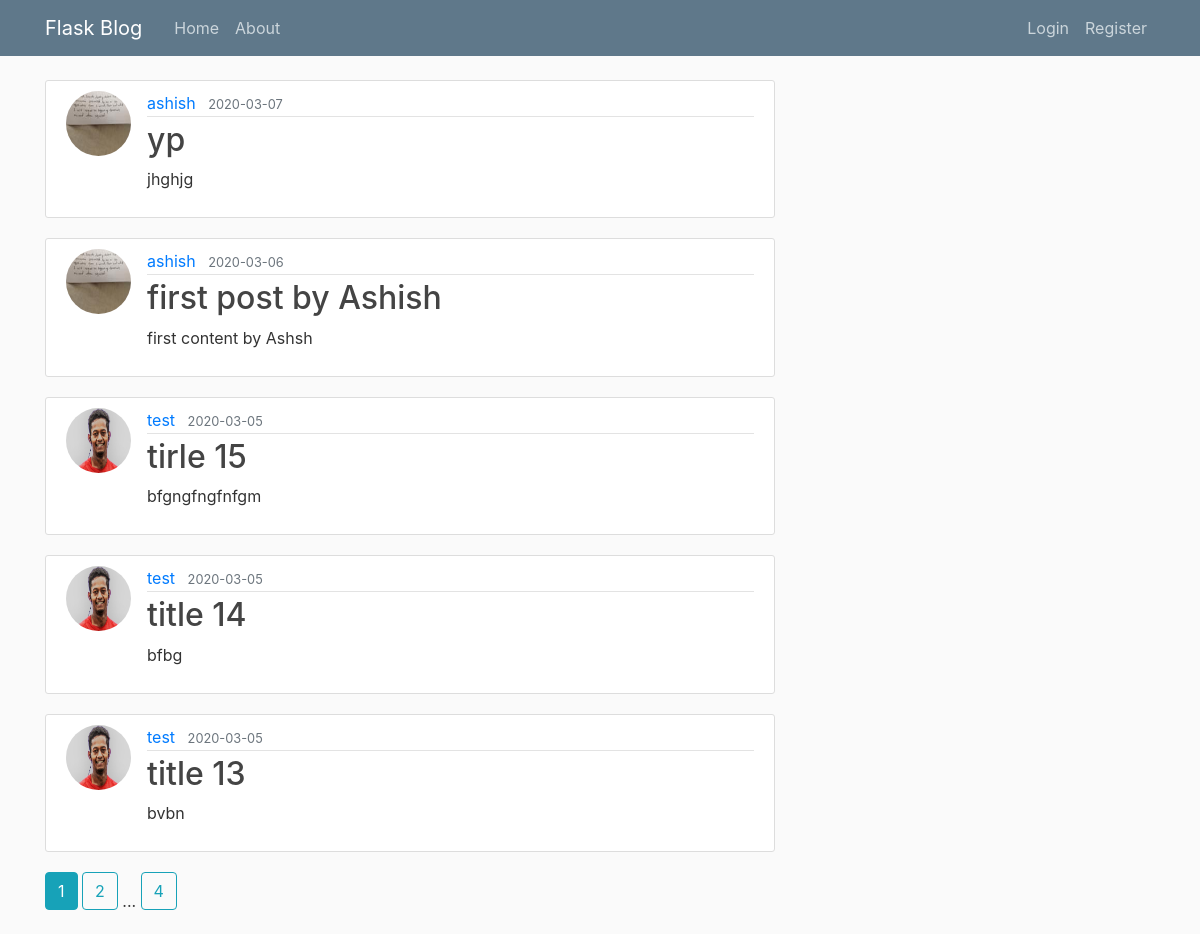
The page /home on the database its author committed.
### flaskblog/models.py (models this page shows, shortened)
class Post(db.Model):
    id = db.Column(db.Integer, primary_key = True)
    title = db.Column(db.String(100), nullable = False)
    date_posted = db.Column(db.DateTime, nullable = False, default = datetime.utcnow)
    content = db.Column(db.Text, nullable = False)
    user_id = db.Column(db.Integer, db.ForeignKey("user.id"), nullable = False)

class User(db.Model, UserMixin):
    id = db.Column(db.Integer, primary_key = True)
    username = db.Column(db.String(20), unique = True, nullable = False)
    email = db.Column(db.String(120), unique = True, nullable = False)
    image_file = db.Column(db.String(20), nullable = False, default = "default.jpg")
    password = db.Column(db.String(60), nullable = False)
    posts = db.relationship("Post", backref="author", lazy = True)

### flaskblog/routes.py (the view)
@app.route("/")
@app.route("/home")
def home():
    page = request.args.get("page", 1, type=int)
    posts = Post.query.order_by(Post.date_posted.desc()).paginate(page = page, per_page = 5)
    return render_template("home.html", posts=posts)

### flaskblog/templates/home.html
{% extends "base.html" %}
{% block content %}
        {% for post in posts.items %}
        <article class="media content-section">
          <img class = "rounded-circle article-img" src = "{{url_for('static', filename = 'profile_pics/'+post.author.image_file)}}">
            <div class="media-body">
              <div class="article-metadata">
                <a class="mr-2" href="{{url_for('user_posts', username=post.author.username)}}">{{ post.author.username }}</a>
                <small class="text-muted">{{ post.date_posted.strftime("%Y-%m-%d") }}</small>
              </div>
              <h2><a class="article-title" href="{{url_for("post", post_id=post.id)}}">{{ post.title }}</a></h2>
              <p class="article-content">{{ post.content }}</p>
            </div>
          </article>
        {% endfor %}
        {% for page_num in posts.iter_pages(left_edge=1, right_edge=1, left_current=1, right_current=2) %}
          {% if page_num %}
            {% if posts.page == page_num %}
            <a class = "btn btn-info mb-4" href = "{{url_for("home", page=page_num)}}  ">{{page_num}}</a>
          {% else %}
          <a class = "btn btn-outline-info mb-4" href = "{{url_for("home", page=page_num)}}  ">{{page_num}}</a>
          {% endif %}
          {% else %}
        ...
        {% endif %}
        {% endfor %}
{% endblock %}}

### flaskblog/templates/base.html (shortened to what this page needs)
<!DOCTYPE html>
<html>
    <head>
        <link rel="stylesheet" href="https://stackpath.bootstrapcdn.com/bootstrap/4.3.1/css/bootstrap.min.css">
        <link rel="stylesheet" type="text/css" href="{{ url_for('static', filename='main.css')}}">
    </head>
    <body>
        <header class="site-header">
            <nav class="navbar navbar-expand-md navbar-dark bg-steel fixed-top">
              <div class="container">
                <a class="navbar-brand mr-4" href="/">Flask Blog</a>
                <div class="collapse navbar-collapse" id="navbarToggle">
                  <div class="navbar-nav mr-auto">
                    <a class="nav-item nav-link" href="{{url_for('home')}}">Home</a>
                    <a class="nav-item nav-link" href="{{url_for('about')}}">About</a>
                  </div>
                  <div class="navbar-nav">
                    {% if current_user.is_authenticated %}
                    <a class="nav-item nav-link" href="{{url_for('new_post')}}">New Post</a>
                    <a class="nav-item nav-link" href="{{url_for('account')}}">Account</a>
                    <a class="nav-item nav-link" href="{{url_for('logout')}}">Logout</a>
                    {% else %}
                    <a class="nav-item nav-link" href="{{url_for('login')}}">Login</a>
                    <a class="nav-item nav-link" href="{{url_for('register')}}">Register</a>
                    {% endif %}
                  </div>
                </div>
              </div>
            </nav>
          </header>
          <main role="main" class="container">
            <div class="row">
              <div class="col-md-8">
                {% block content %}{% endblock %}
              </div>
            </div>
          </main>
    </body>
</html>

### flaskblog/static/main.css (style rules this page uses)
body { background: #fafafa; color: #333333; margin-top: 5rem; }
h1, h2, h3, h4, h5, h6 { color: #444444; }
.bg-steel { background-color: #5f788a; }
.site-header .navbar-nav .nav-link { color: #cbd5db; }
.content-section { background: #ffffff; padding: 10px 20px; border: 1px solid #dddddd; border-radius: 3px; margin-bottom: 20px; }
.article-title { color: #444444; }
.article-content { white-space: pre-line; }
.article-img { height: 65px; width: 65px; margin-right: 16px; }
.article-metadata { padding-bottom: 1px; margin-bottom: 4px; border-bottom: 1px solid #e3e3e3 }

### rows shown on the page
Post: image_file (picture), author.username "ashish", date_posted "2020-03-07", title "yp", content "jhghjg"
Post: image_file (picture), author.username "ashish", date_posted "2020-03-06", title "first post by Ashish", content "first content by Ashsh"
Post: image_file (placeholder picture), author.username "test", date_posted "2020-03-05", title "tirle 15", content "bfgngfngfnfgm"
Post: image_file (placeholder picture), author.username "test", date_posted "2020-03-05", title "title 14", content "bfbg"
Post: image_file (placeholder picture), author.username "test", date_posted "2020-03-05", title "title 13", content "bvbn"

### other values the page prints
{{ page_num }} "1"
{{ page_num }} "2" "4"
